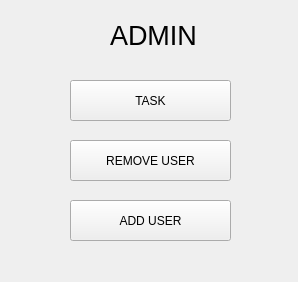
<?xml version="1.0" encoding="UTF-8"?>
<ui version="4.0">
 <class>admin</class>
 <widget class="QWidget" name="admin">
  <property name="geometry">
   <rect>
    <x>0</x>
    <y>0</y>
    <width>298</width>
    <height>282</height>
   </rect>
  </property>
  <property name="windowTitle">
   <string>Form</string>
  </property>
  <widget class="QLabel" name="label">
   <property name="geometry">
    <rect>
     <x>110</x>
     <y>0</y>
     <width>101</width>
     <height>71</height>
    </rect>
   </property>
   <property name="font">
    <font>
     <pointsize>20</pointsize>
    </font>
   </property>
   <property name="text">
    <string>ADMIN</string>
   </property>
  </widget>
  <widget class="QPushButton" name="task_button">
   <property name="geometry">
    <rect>
     <x>70</x>
     <y>80</y>
     <width>161</width>
     <height>41</height>
    </rect>
   </property>
   <property name="text">
    <string>TASK</string>
   </property>
  </widget>
  <widget class="QPushButton" name="add_button">
   <property name="geometry">
    <rect>
     <x>70</x>
     <y>200</y>
     <width>161</width>
     <height>41</height>
    </rect>
   </property>
   <property name="text">
    <string>ADD USER</string>
   </property>
  </widget>
  <widget class="QPushButton" name="remove_button">
   <property name="geometry">
    <rect>
     <x>70</x>
     <y>140</y>
     <width>161</width>
     <height>41</height>
    </rect>
   </property>
   <property name="text">
    <string>REMOVE USER</string>
   </property>
  </widget>
 </widget>
 <resources/>
 <connections/>
</ui>
